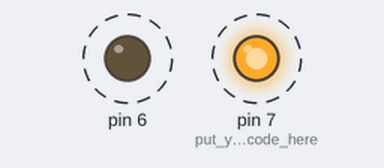
This sketch was run on a simulated Arduino Uno, built with avr-gcc and run on an emulated ATmega328P. On the bench: output pins drawn as LEDs (lit = HIGH). Dashed ring = blinking.

Above: at 0.5 s.
Timing chart, 0 to 4.6 s (numbered marks = the images above):
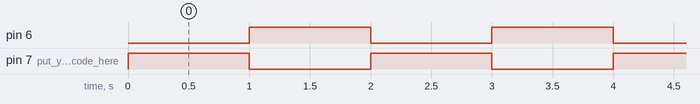

The sketch:

led_b.ino
```cpp
void setup()
{
 pinMode(7, OUTPUT); // put your setup code here, to run once:
 pinMode(6, OUTPUT);
}

void loop()
{
digitalWrite(7, HIGH);
digitalWrite(6, LOW);
delay(1000);
digitalWrite(7, LOW);
digitalWrite(6, HIGH);
delay(1000);
}
```

Measured:
- by itself, pin 6, pin 7 (put_your_setup_code_here): alternates HIGH for 1.0 s and LOW for 1.0 s
